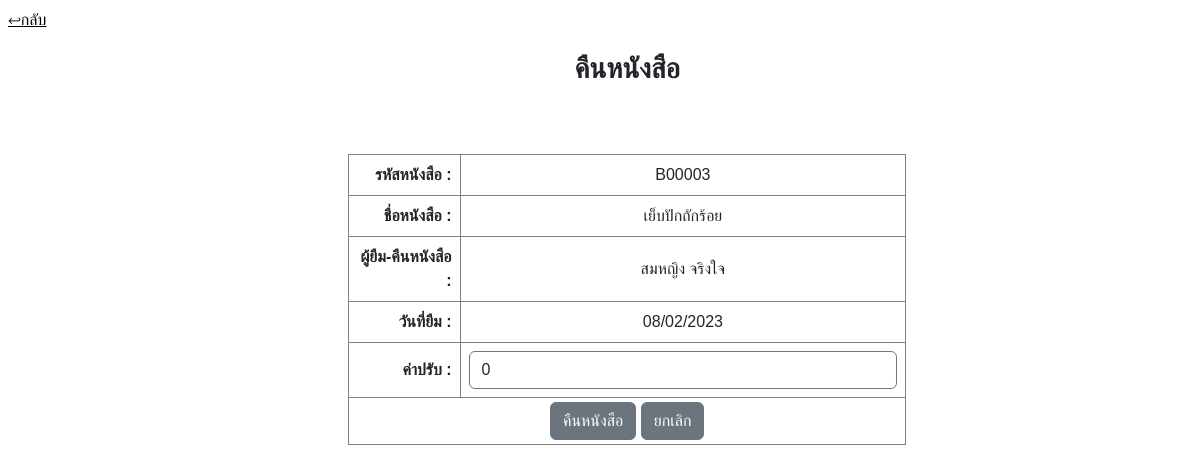
The app's page /return_book.php?id=3 (signed in) with its own data.
### tables this page shows
CREATE TABLE `tb_book` (
  `id` int(11) NOT NULL,
  `code_book` text NOT NULL,
  `b_name` text NOT NULL,
  `b_writer` text DEFAULT NULL,
  `b_category` text NOT NULL,
  `b_price` int(11) DEFAULT NULL
);

CREATE TABLE `tb_borrow_book` (
  `id` int(11) NOT NULL,
  `br_date_br` date NOT NULL DEFAULT current_timestamp(),
  `br_date_tr` date NOT NULL,
  `b_code` text NOT NULL,
  `m_user` text NOT NULL,
  `br_fine` int(11) NOT NULL DEFAULT 0,
  `status` int(11) NOT NULL DEFAULT 0
);

### backend/config.php (called while the page is built, shortened)
<?php
class Config
{
  private $dns = "mysql:host=" . self::HOST . ";dbname=" . self::DB . "";
  public $conn = null;
  public function __construct()
  {
    try {
      $this->conn = new PDO($this->dns, self::USER, self::PASS);
      $this->conn->setAttribute(PDO::ATTR_DEFAULT_FETCH_MODE, PDO::FETCH_ASSOC);
    } catch (PDOException $e) {
      die("ERROR" . $e->getMessage());
    }
    return $this->conn;
  }
}

### backend/function.php (called while the page is built, shortened)
<?php
require_once("config.php");
class db extends Config
{
  public function select_join_where(array $column,  $table_right,  $tale_left, $condition,  array $where, array $values)
  {
    $sql =  "SELECT " . implode(",", $column) . "  FROM " . $tale_left . " INNER JOIN " . $table_right . " ON " . $condition . " WHERE " . implode(" = ? AND ", $where) . " = ?";
    $select = $this->conn->prepare($sql);
    $select->execute($values);
    $result = $select->fetch();
    return $result;
  }
}

### return_book.php (the view, shortened to what this page needs)
<?php
require_once("backend/function.php");
$conn  = new db;
$id_br = isset($_GET['id']) ? $_GET['id'] : header("location:index.php");
$result_detail = $conn->select_join_where(["tb_book.b_name", "tb_borrow_book.*"], "tb_borrow_book", "tb_book", " tb_borrow_book.b_code = tb_book.code_book ", ["tb_borrow_book.id"], [$id_br]);
?>
<!DOCTYPE html>
<html lang="en">
<head>
  <link rel="stylesheet" href="assets/css/library.css">
  <?php include("structure/include_css.php")  ?>
</head>
<body class="bg_index">
  <a href="index.php" class="text-black p-2">↩กลับ</a>
  <div class="container w-100 my-5  d-flex flex-column  align-item-center">
    <center>
      <p class="fw-bold fs-3 text-center"><?= $result_detail['status'] == 0 ? 'คืนหนังสือ' : 'คืนหนังสือเรียบร้อย' ?></p>
    </center>
    <center>
      <form method="POST" id="return_books">
        <table class="table-bordered w-50 mt-5">
          <tbody>
            <tr>
              <td class="text-end p-2 fw-bold" style="width:20%">รหัสหนังสือ :</td>
              <td class="text-center p-2">
                <p class="mb-0"><?= $result_detail['b_code'] ?></p>
              </td>
            </tr>
            <tr>
              <td class="text-end p-2 fw-bold" style="width:20%">ชื่อหนังสือ :</td>
              <td class="text-center p-2">
                <p class="mb-0"><?= $result_detail['b_name'] ?></p>
              </td>
            </tr>
            <tr>
              <td class="text-end p-2 fw-bold" style="width:20%">ผู้ยืม-คืนหนังสือ :</td>
              <td class="text-center p-2">
                <p class="mb-0"><?= $result_detail['m_user'] ?></p>
              </td>
            </tr>
            <tr>
              <td class="text-end p-2 fw-bold" style="width:20%">วันที่ยืม :</td>
              <td class="text-center p-2">
                <p class="mb-0"><?= date("d/m/Y", strtotime($result_detail['br_date_br'])) ?></p>
              </td>
            </tr>
            <tr>
              <td class="text-end p-2 fw-bold" style="width:20%">ค่าปรับ :</td>
              <td class=" p-2">
                <?php if ($result_detail['status'] == 0) { ?>
                  <input type="number" name="fine" id="fine" placeholder="กรอกค่าหรับหนังสือ" class="form-control w-100 border-secondary" value="<?= $result_detail['br_fine'] ?>">
                <?php } else { ?>
                  <p class="mb-0 text-center"><?= $result_detail['br_fine'] ?></p>
                <?php  } ?>
              </td>
            </tr>
            <tr class="<?= $result_detail['status'] == 0 ? '' : 'd-none' ?>">
              <td class="text-center p-1" colspan="2">
                <button class="btn btn-secondary" type="submit">คืนหนังสือ</button>
                <a href="index.php" class="btn btn-secondary">ยกเลิก</ฟ>
              </td>
            </tr>
          </tbody>
        </table>
      </form>
    </center>
  </div>
</body>
</html>

### assets/css/library.css (style rules this page uses)
html { scroll-padding-top: 6rem; scroll-behavior: smooth; }
* { -webkit-box-sizing: border-box; box-sizing: border-box; font-family: Arial, Helvetica, sans-serif; -webkit-transition: all 0.5s; transition: all 0.5s; }
.bg_index { display: -webkit-box; display: -ms-flexbox; display: flex; -webkit-box-orient: horizontal; -webkit-box-direction: normal; -ms-flex-direction: row; flex-direction: row; width: 100%; min-height: 100vh; }

### records on screen
tb_book: tb_borrow_book.b_code "B00003", b_name "เย็บปักถักร้อย", tb_borrow_book.m_user "สมหญิง จริงใจ", tb_borrow_book.br_date_br "08/02/2023", fine "0"
